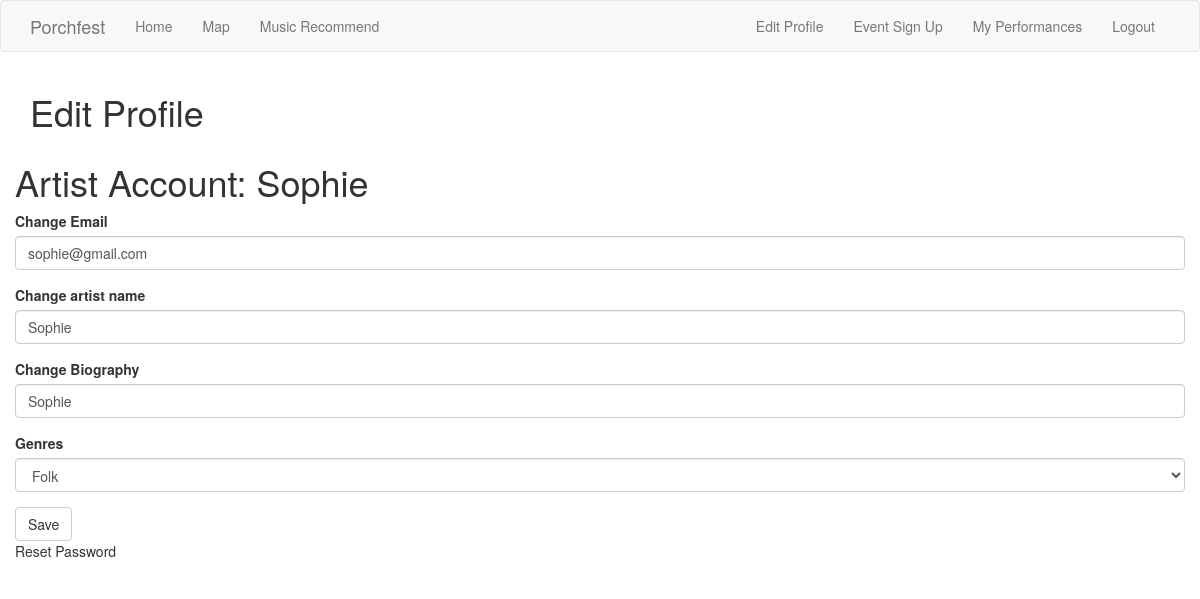
/edit_profile (signed in), run on the app's committed database.
### app/models.py (models this page shows, shortened)
class Artist(UserMixin, db.Model):
    id = db.Column(db.Integer, primary_key=True)
    artistName = db.Column(db.String(64), index=True, unique=True)
    bio = db.Column(db.String(600))
    genre = db.Column(db.String)
    artistPerformances= db.relationship('ArtistToPerformance')
    email = db.Column(db.String(120), index=True, unique=True)
    password_hash = db.Column(db.String(128))

### app/routes.py (the view)
@app.route('/edit_profile', methods=['GET', 'POST'])
@login_required
def edit_profile():
    form = EditProfile()
    if form.validate_on_submit():
        current_user.artistName = form.artistName.data
        current_user.bio = form.bio.data
        current_user.email = form.email.data
        current_user.genre = form.genre.data
        db.session.commit()
        flash('Your changes have been saved.')
        return redirect(url_for('edit_profile'))
    elif request.method == 'GET':
        form.artistName.data = current_user.artistName
        form.bio.data = current_user.bio
        form.email.data = current_user.email
        form.genre.data = current_user.genre
    return render_template('edit_profile.html', artist=current_user, title='Edit Profile',
                           form=form)

### app/forms.py
class EditProfile (FlaskForm):
    email = StringField('Change Email')
    artistName = StringField('Change artist name')
    bio = StringField('Change Biography')
    genre = SelectField('Genres', choices=[("folk", "Folk"),('rock', "Rock"), ("hip_hop", "Hip Hop"),("pop", "Pop"), ("RB", "R&B"), ("indie", "Indie")])
    submit = SubmitField('Save')

### app/models.py (called while the page is built)
@login.user_loader
def load_user(id):
    return Artist.query.get(int(id))

### app/templates/edit_profile.html
{% extends "base.html" %}
{% import 'bootstrap/wtf.html' as wtf %}
{% block app_content %}
<h1>Edit Profile</h1>
<div class="row">
    <div class="col md-4">
        <h1>Artist Account: {{ artist.artistName }}</h1>
        {{ wtf.quick_form(form) }}
        <p>Reset Password <a href="{{ url_for('reset_password') }}"></a> </p>
    </div>
</div>
{% endblock %}

### data on the page
Artist: artistName "Sophie", email "sophie@gmail.com", bio "Sophie", genre "Folk"
